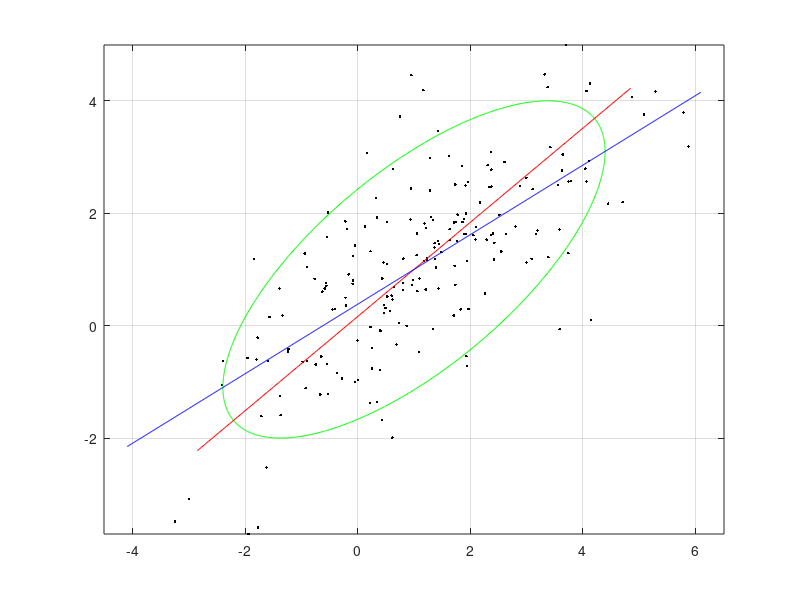

Write the MATLAB code that produced this figure.
% this script compare PCA (implicit factors) with regression (explicit factors) 
% dimension reduction in a simple bi-variate case
% see "Risk and Asset Allocation"-Springer (2005), by A. Meucci

clc; close all; clear;

%%%%%%%%%%%%%%%%%%%%%%%%%%%%%%%%%%%%%%%%%%%%%%%%%%%%%%%%%%%%%%%%%%%%%%%%%%%%%%%%%%%%%%%%%%%%%%%%%%%%%%%%%%%%%%%%%%%%%%%%%%%%%%%%%%%%%%%%%%%%%%%%%%%%%%%%%%%%%%%%%%%%%%%%%
ExpectedValue = [1 1]';
Standard_Deviations=[1.7 1.5];
Rho=.7;
NumSimulations=200;
Scale=2;

%%%%%%%%%%%%%%%%%%%%%%%%%%%%%%%%%%%%%%%%%%%%%%%%%%%%%%%%%%%%%%%%%%%%%%%%%%%%%%%%%%%%%%%%%%%%%%%%%%%%%%%%%%%%%%%%%%%%%%%%%%%%%%%%%%%%%%%%%%%%%%%%%%%%%%%%%%%%%%%%%%%%%%%%%
% compute PCA analysis
Covariance=diag(Standard_Deviations)*[1 Rho; Rho 1]*diag(Standard_Deviations);
[EigenVectors,EigenValues] = pcacov(Covariance);
EigenVectors(:,1)=-EigenVectors(:,1);
Rsquare_PCA=EigenValues(1)/sum(EigenValues);

% compute the ellipsoid in the r plane, solution to  ((R-Mean)' * Covariance^-1 * (R-Mean) ) = Scale^2                                   
Centered_Ellipse=[]; 
Angle = [0 : pi/500 : 2*pi];
Steps = length(Angle);
for i=1:Steps 
  y=[cos(Angle(i))                                   % normalized variables (parametric representation of the ellipsoid)
    sin(Angle(i))];
  Centered_Ellipse=[Centered_Ellipse Scale*EigenVectors*diag(sqrt(EigenValues))*y];  
end
Ellipse= ExpectedValue*ones(1,Steps) + Centered_Ellipse;

% compute pricipal planes (one axis in this case)
t=[-1.2 : 0.01 : 1.2];
MainVariationTrasl_Line = ExpectedValue*(1+0*t) + Scale*sqrt(EigenValues(1))*EigenVectors(:,1)*t;

% compute regression hyperplanes (lines in this case)
Regression_x = [ExpectedValue(1) - Scale*1.5*sqrt(Covariance(1,1)) : 0.01 : ExpectedValue(1) + Scale*1.5*sqrt(Covariance(1,1))];
Regression_y = ExpectedValue(2) + Covariance(2,1)/Covariance(1,1) * (Regression_x-ExpectedValue(1));

% compute sample
Simul_X=mvnrnd(ExpectedValue,Covariance,NumSimulations);


%%%%%%%%%%%%%%%%%%%%%%%%%%%%%%%%%%%%%%%%%%%%%%%%%%%%%%%%%%%%%%%%%%%%%%%%%%%%%%%%%%%%%%%%%%%%%%%%%%%%%%%%%%%%%%%%%%%%%%%%%%%%%%%%%%%%%%%%%%%%%%%%%%%%%%%%%%%%%%%%%%%%%%%%%
% plots 

% regression analysis

figure
h=plot(Simul_X(:,1),Simul_X(:,2),'.'); % plot the simulations
set(h,'color','k')
hold on
h=plot(Ellipse(1,:),Ellipse(2,:)); % plot the ellipse
set(h,'color','g')
hold on
h=plot(MainVariationTrasl_Line(1,:),MainVariationTrasl_Line(2,:)); % plot PCA line
set(h,'color','r')
hold on 
h=plot(Regression_x,Regression_y); % plot regression line
set(h,'color','b')
axis equal;
grid on
